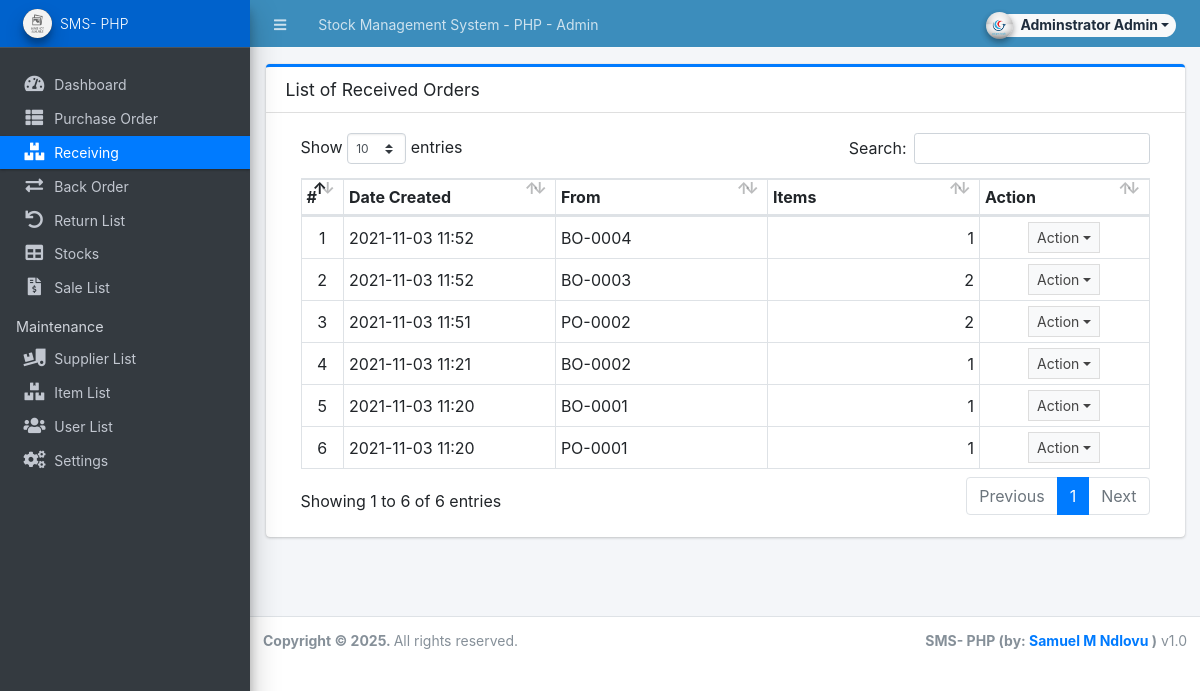
/admin/?page=receiving (signed in), run on an earlier commit of the app's database.
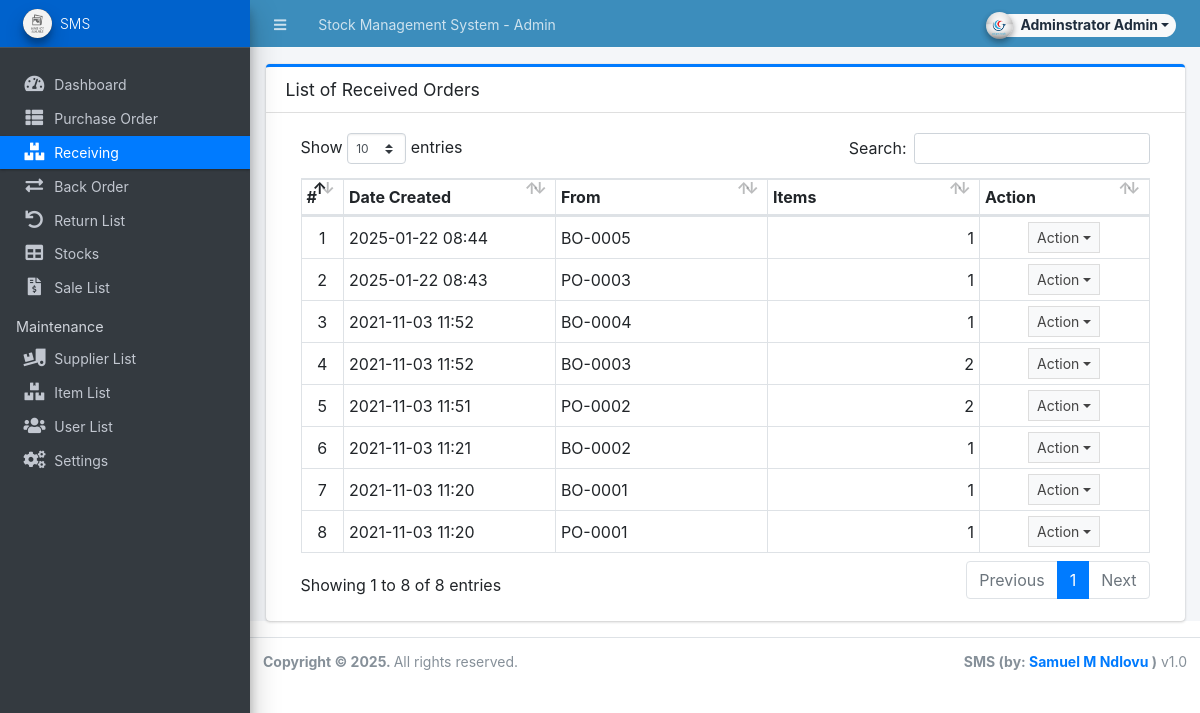
And on a later commit of the database.
### tables this page shows
CREATE TABLE `receiving_list` (
  `id` int(30) NOT NULL,
  `form_id` int(30) NOT NULL,
  `from_order` tinyint(1) NOT NULL DEFAULT 1 COMMENT '1=PO ,2 = BO',
  `amount` float NOT NULL DEFAULT 0,
  `discount_perc` float NOT NULL DEFAULT 0,
  `discount` float NOT NULL DEFAULT 0,
  `tax_perc` float NOT NULL DEFAULT 0,
  `tax` float NOT NULL DEFAULT 0,
  `stock_ids` text DEFAULT NULL,
  `remarks` text DEFAULT NULL,
  `date_created` datetime NOT NULL DEFAULT current_timestamp(),
  `date_updated` datetime NOT NULL DEFAULT current_timestamp() ON UPDATE current_timestamp()
);

CREATE TABLE `back_order_list` (
  `id` int(30) NOT NULL,
  `receiving_id` int(30) NOT NULL,
  `po_id` int(30) NOT NULL,
  `bo_code` varchar(50) NOT NULL,
  `supplier_id` int(30) NOT NULL,
  `amount` float NOT NULL,
  `discount_perc` float NOT NULL DEFAULT 0,
  `discount` float NOT NULL DEFAULT 0,
  `tax_perc` float NOT NULL DEFAULT 0,
  `tax` float NOT NULL DEFAULT 0,
  `remarks` text DEFAULT NULL,
  `status` tinyint(4) NOT NULL DEFAULT 0 COMMENT '0 = pending, 1 = partially received, 2 =received',
  `date_created` datetime NOT NULL DEFAULT current_timestamp(),
  `date_updated` datetime NOT NULL DEFAULT current_timestamp() ON UPDATE current_timestamp()
);

CREATE TABLE `purchase_order_list` (
  `id` int(30) NOT NULL,
  `po_code` varchar(50) NOT NULL,
  `supplier_id` int(30) NOT NULL,
  `amount` float NOT NULL,
  `discount_perc` float NOT NULL DEFAULT 0,
  `discount` float NOT NULL DEFAULT 0,
  `tax_perc` float NOT NULL DEFAULT 0,
  `tax` float NOT NULL DEFAULT 0,
  `remarks` text NOT NULL,
  `status` tinyint(4) NOT NULL DEFAULT 0 COMMENT '0 = pending, 1 = partially received, 2 =received',
  `date_created` datetime NOT NULL DEFAULT current_timestamp(),
  `date_updated` datetime NOT NULL DEFAULT current_timestamp() ON UPDATE current_timestamp()
);

### config.php (called while the page is built, shortened)
<?php
require_once('classes/DBConnection.php');
require_once('classes/SystemSettings.php');
function validate_image($file){
	if(!empty($file)){
        $ex = explode('?',$file);
        $file = $ex[0];
        $param =  isset($ex[1]) ? '?'.$ex[1]  : '';
		if(is_file(base_app.$file)){
			return base_url.$file.$param;
		}else{
			return base_url.'dist/img/no-image-available.png';
		}
	}else{
		return base_url.'dist/img/no-image-available.png';
	}
}
function isMobileDevice(){
    $aMobileUA = array(
        '/iphone/i' => 'iPhone',
        '/ipod/i' => 'iPod',
        '/ipad/i' => 'iPad',
        '/android/i' => 'Android',
        '/blackberry/i' => 'BlackBerry',
        '/webos/i' => 'Mobile'
    );
    return false;
}
?>

### classes/DBConnection.php (called while the page is built, shortened)
<?php
class DBConnection{
    private $host = DB_SERVER;
    private $username = DB_USERNAME;
    private $password = DB_PASSWORD;
    private $database = DB_NAME;
    public $conn;
    public function __construct(){
        if (!isset($this->conn)) {
            $this->conn = new mysqli($this->host, $this->username, $this->password, $this->database);
        }
    }
}
?>

### classes/SystemSettings.php (called while the page is built, shortened)
<?php
class SystemSettings extends DBConnection{
	function userdata($field = ''){
		if(!empty($field)){
			if(isset($_SESSION['userdata'][$field]))
				return $_SESSION['userdata'][$field];
			else
				return null;
		}else{
			return false;
		}
	}
	function info($field=''){
		if(!empty($field)){
			if(isset($_SESSION['system_info'][$field]))
				return $_SESSION['system_info'][$field];
			else
				return false;
		}else{
			return false;
		}
	}
}
$_settings = new SystemSettings();
?>

### admin/receiving/index.php (the view, shortened to what this page needs)
<div class="card card-outline card-primary">
	<div class="card-header">
		<h3 class="card-title">List of Received Orders</h3>
	</div>
	<div class="card-body">
		<div class="container-fluid">
        <div class="container-fluid">
			<table class="table table-bordered table-stripped">
                    <colgroup>
                        <col width="5%">
                        <col width="25%">
                        <col width="25%">
                        <col width="25%">
                        <col width="20%">
                    </colgroup>
                    <thead>
                        <tr>
                            <th>#</th>
                            <th>Date Created</th>
                            <th>From</th>
                            <th>Items</th>
                            <th>Action</th>
                        </tr>
                    </thead>
                    <tbody>
                        <?php
                        $i = 1;
                        $qry = $conn->query("SELECT * FROM `receiving_list` order by `date_created` desc");
                        while($row = $qry->fetch_assoc()):
                            $row['items'] = explode(',',$row['stock_ids']);
                            if($row['from_order'] == 1){
                                $code = $conn->query("SELECT po_code from `purchase_order_list` where id='{$row['form_id']}' ")->fetch_assoc()['po_code'];
                            }else{
                                $code = $conn->query("SELECT bo_code from `back_order_list` where id='{$row['form_id']}' ")->fetch_assoc()['bo_code'];
                            }
                        ?>
                            <tr>
                                <td class="text-center"><?php echo $i++; ?></td>
                                <td><?php echo date("Y-m-d H:i",strtotime($row['date_created'])) ?></td>
                                <td><?php echo $code ?></td>
                                <td class="text-right"><?php echo number_format(count($row['items'])) ?></td>
                                <td align="center">
                                    <button type="button" class="btn btn-flat btn-default btn-sm dropdown-toggle dropdown-icon" data-toggle="dropdown">
                                            Action
                                    </button>
                                </td>
                            </tr>
                        <?php endwhile; ?>
                    </tbody>
                </table>
		</div>
		</div>
	</div>
</div>

### admin/index.php (shortened to what this page needs)
<?php require_once('../config.php'); ?>
 <!DOCTYPE html>
<html lang="en" class="" style="height: auto;">
<?php require_once('inc/header.php') ?>
  <body class="sidebar-mini layout-fixed control-sidebar-slide-open layout-navbar-fixed sidebar-mini-md sidebar-mini-xs" data-new-gr-c-s-check-loaded="14.991.0" data-gr-ext-installed="" style="height: auto;">
    <div class="wrapper">
     <?php require_once('inc/topBarNav.php') ?>
     <?php require_once('inc/navigation.php') ?>
     <?php $page = isset($_GET['page']) ? $_GET['page'] : 'home';  ?>
      <div class="content-wrapper pt-3" style="min-height: 567.854px;">
        <section class="content ">
          <div class="container-fluid">
            <?php
              if(!file_exists($page.".php") && !is_dir($page)){
                  include '404.html';
              }else{
                if(is_dir($page))
                  include $page.'/index.php';
                else
                  include $page.'.php';
              }
            ?>
          </div>
        </section>
      </div>
      <?php require_once('inc/footer.php') ?>
  </body>
</html>

### admin/inc/header.php (shortened to what this page needs)
<head>
    <link rel="stylesheet" href="<?php echo base_url ?>plugins/fontawesome-free/css/all.min.css">
    <link rel="stylesheet" href="<?php echo base_url ?>plugins/tempusdominus-bootstrap-4/css/tempusdominus-bootstrap-4.min.css">
  <link rel="stylesheet" href="<?php echo base_url ?>plugins/datatables-bs4/css/dataTables.bootstrap4.min.css">
  <link rel="stylesheet" href="<?php echo base_url ?>plugins/datatables-responsive/css/responsive.bootstrap4.min.css">
  <link rel="stylesheet" href="<?php echo base_url ?>plugins/datatables-buttons/css/buttons.bootstrap4.min.css">
  <link rel="stylesheet" href="<?php echo base_url ?>plugins/select2/css/select2.min.css">
  <link rel="stylesheet" href="<?php echo base_url ?>plugins/select2-bootstrap4-theme/select2-bootstrap4.min.css">
    <link rel="stylesheet" href="<?php echo base_url ?>plugins/icheck-bootstrap/icheck-bootstrap.min.css">
    <link rel="stylesheet" href="<?php echo base_url ?>plugins/jqvmap/jqvmap.min.css">
    <link rel="stylesheet" href="<?php echo base_url ?>dist/css/adminlte.css">
    <link rel="stylesheet" href="<?php echo base_url ?>dist/css/custom.css">
    <link rel="stylesheet" href="<?php echo base_url ?>plugins/overlayScrollbars/css/OverlayScrollbars.min.css">
    <link rel="stylesheet" href="<?php echo base_url ?>plugins/daterangepicker/daterangepicker.css">
    <link rel="stylesheet" href="<?php echo base_url ?>plugins/summernote/summernote-bs4.min.css">
  <link rel="stylesheet" href="<?php echo base_url ?>plugins/sweetalert2-theme-bootstrap-4/bootstrap-4.min.css">
  </head>

### admin/inc/topBarNav.php (shortened to what this page needs)
<nav class="main-header navbar navbar-expand navbar-dark border border-light border-top-0  border-left-0 border-right-0 navbar-light text-sm bg-lightblue">
  <ul class="navbar-nav">
    <li class="nav-item">
    <a class="nav-link" data-widget="pushmenu" href="#" role="button"><i class="fas fa-bars"></i></a>
    </li>
    <li class="nav-item d-none d-sm-inline-block">
      <a href="<?php echo base_url ?>" class="nav-link"><?php echo (!isMobileDevice()) ? $_settings->info('name'):$_settings->info('short_name'); ?> - Admin</a>
    </li>
  </ul>
  <ul class="navbar-nav ml-auto">
    <li class="nav-item">
      <div class="btn-group nav-link">
            <button type="button" class="btn btn-rounded badge badge-light dropdown-toggle dropdown-icon" data-toggle="dropdown">
              <span><img src="<?php echo validate_image($_settings->userdata('avatar')) ?>" class="img-circle elevation-2 user-img" alt="User Image"></span>
              <span class="ml-3"><?php echo ucwords($_settings->userdata('firstname').' '.$_settings->userdata('lastname')) ?></span>
            </button>
        </div>
    </li>
  </ul>
</nav>

### admin/inc/navigation.php (shortened to what this page needs)
<aside class="main-sidebar sidebar-dark-primary elevation-4 sidebar-no-expand">
  <a href="<?php echo base_url ?>admin" class="brand-link bg-primary text-sm">
  <img src="<?php echo validate_image($_settings->info('logo'))?>" alt="Store Logo" class="brand-image img-circle elevation-3 bg-black" style="width: 1.8rem;height: 1.8rem;max-height: unset">
  <span class="brand-text font-weight-light"><?php echo $_settings->info('short_name') ?></span>
  </a>
  <div class="sidebar os-host os-theme-light os-host-overflow os-host-overflow-y os-host-resize-disabled os-host-transition os-host-scrollbar-horizontal-hidden">
    <div class="os-content-glue" style="margin: 0px -8px; width: 249px; height: 646px;"></div>
    <div class="os-padding">
      <div class="os-viewport os-viewport-native-scrollbars-invisible" style="overflow-y: scroll;">
        <div class="os-content" style="padding: 0px 8px; height: 100%; width: 100%;">
          <nav class="mt-4">
             <ul class="nav nav-pills nav-sidebar flex-column text-sm nav-compact nav-flat nav-child-indent nav-collapse-hide-child" data-widget="treeview" role="menu" data-accordion="false">
              <li class="nav-item dropdown">
                <a href="./" class="nav-link nav-home">
                  <i class="nav-icon fas fa-tachometer-alt"></i>
                  <p>
                    Dashboard
                  </p>
                </a>
              </li>
              <li class="nav-item">
                <a href="<?php echo base_url ?>admin/?page=purchase_order" class="nav-link nav-purchase_order">
                  <i class="nav-icon fas fa-th-list"></i>
                  <p>
                    Purchase Order
                  </p>
                </a>
              </li>
              <li class="nav-item">
                <a href="<?php echo base_url ?>admin/?page=receiving" class="nav-link nav-receiving">
                  <i class="nav-icon fas fa-boxes"></i>
                  <p>
                    Receiving
                  </p>
                </a>
              </li>
              <li class="nav-item">
                <a href="<?php echo base_url ?>admin/?page=back_order" class="nav-link nav-back_order">
                  <i class="nav-icon fas fa-exchange-alt"></i>
                  <p>
                    Back Order
                  </p>
                </a>
              </li>
              <li class="nav-item">
                <a href="<?php echo base_url ?>admin/?page=return" class="nav-link nav-return">
                  <i class="nav-icon fas fa-undo"></i>
                  <p>
                    Return List
                  </p>
                </a>
              </li>
              <li class="nav-item">
                <a href="<?php echo base_url ?>admin/?page=stocks" class="nav-link nav-stocks">
                  <i class="nav-icon fas fa-table"></i>
                  <p>
                    Stocks
                  </p>
                </a>
              </li>
              <li class="nav-item">
                <a href="<?php echo base_url ?>admin/?page=sales" class="nav-link nav-sales">
                  <i class="nav-icon fas fa-file-invoice-dollar"></i>
                  <p>
                    Sale List
                  </p>
                </a>
              </li>
            <?php if($_settings->userdata('type') == 1): ?>
              <li class="nav-header">Maintenance</li>
              <li class="nav-item dropdown">
                <a href="<?php echo base_url ?>admin/?page=maintenance/supplier" class="nav-link nav-maintenance_supplier">
                  <i class="nav-icon fas fa-truck-loading"></i>
                  <p>
                    Supplier List
                  </p>
                </a>
              </li>
              <li class="nav-item dropdown">
                <a href="<?php echo base_url ?>admin/?page=maintenance/item" class="nav-link nav-maintenance_item">
                  <i class="nav-icon fas fa-boxes"></i>
                  <p>
                    Item List
                  </p>
                </a>
              </li>
              <li class="nav-item dropdown">
                <a href="<?php echo base_url ?>admin/?page=user/list" class="nav-link nav-user_list">
                  <i class="nav-icon fas fa-users"></i>
                  <p>
                    User List
                  </p>
                </a>
              </li>
              <li class="nav-item dropdown">
                <a href="<?php echo base_url ?>admin/?page=system_info" class="nav-link nav-system_info">
                  <i class="nav-icon fas fa-cogs"></i>
                  <p>
                    Settings
                  </p>
                </a>
              </li>
              <?php endif; ?>
            </ul>
          </nav>
        </div>
      </div>
    </div>
  </div>
</aside>

### admin/inc/footer.php (shortened to what this page needs)
<footer class="main-footer text-sm">
        <strong>Copyright © <?php echo date('Y') ?>.
        </strong>
        All rights reserved.
        <div class="float-right d-none d-sm-inline-block">
          <b><?php echo $_settings->info('short_name') ?> (by: <a href="mailto:samuelmndlovu2203@gmail.com" target="blank">Samuel M Ndlovu</a> )</b> v1.0
        </div>
      </footer>
    </div>

### admin/inc/topBarNav.php (style rules this page uses)
.user-img { position: absolute; height: 27px; width: 27px; object-fit: cover; left: -7%; top: -12%; }
.btn-rounded { border-radius: 50px; }

What changed in the data, as far as the page shows it:
added receiving_list: date_created "2025-01-22 08:44", form.bo_code "BO-0005", count($row['items']) "1"
added receiving_list: date_created "2025-01-22 08:43", form.po_code "PO-0003", count($row['items']) "1"
Also different on the page:
$_settings->info('name'): "Stock Management System - PHP" → "Stock Management System"
$_settings->info('short_name'): "SMS- PHP" → "SMS"
text written by a page script: "Show entries Search: Showing 1 to 6 of 6 entries Previous 1 Next" → "Show entries Search: Showing 1 to 8 of 8 entries Previous 1 Next"
